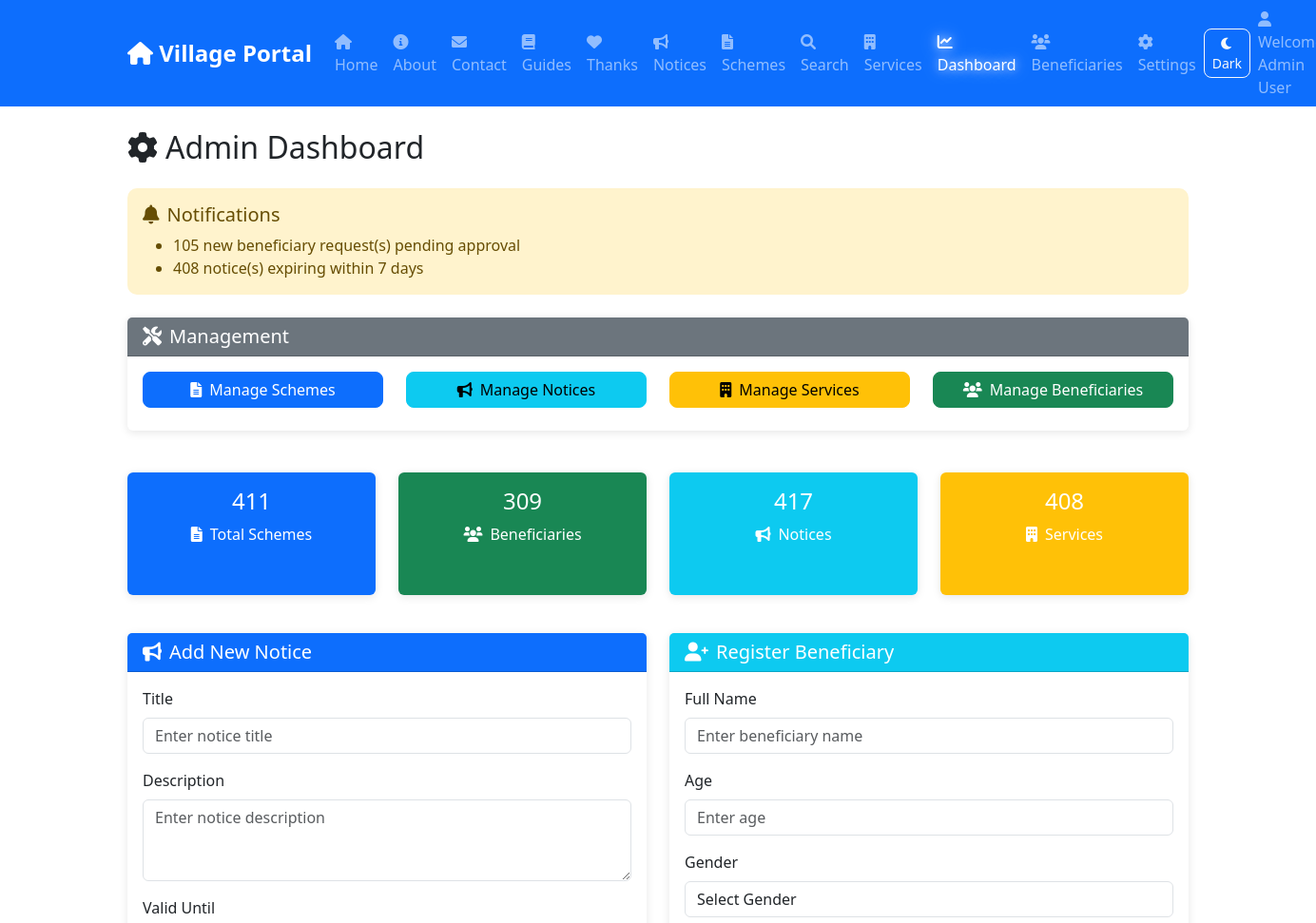
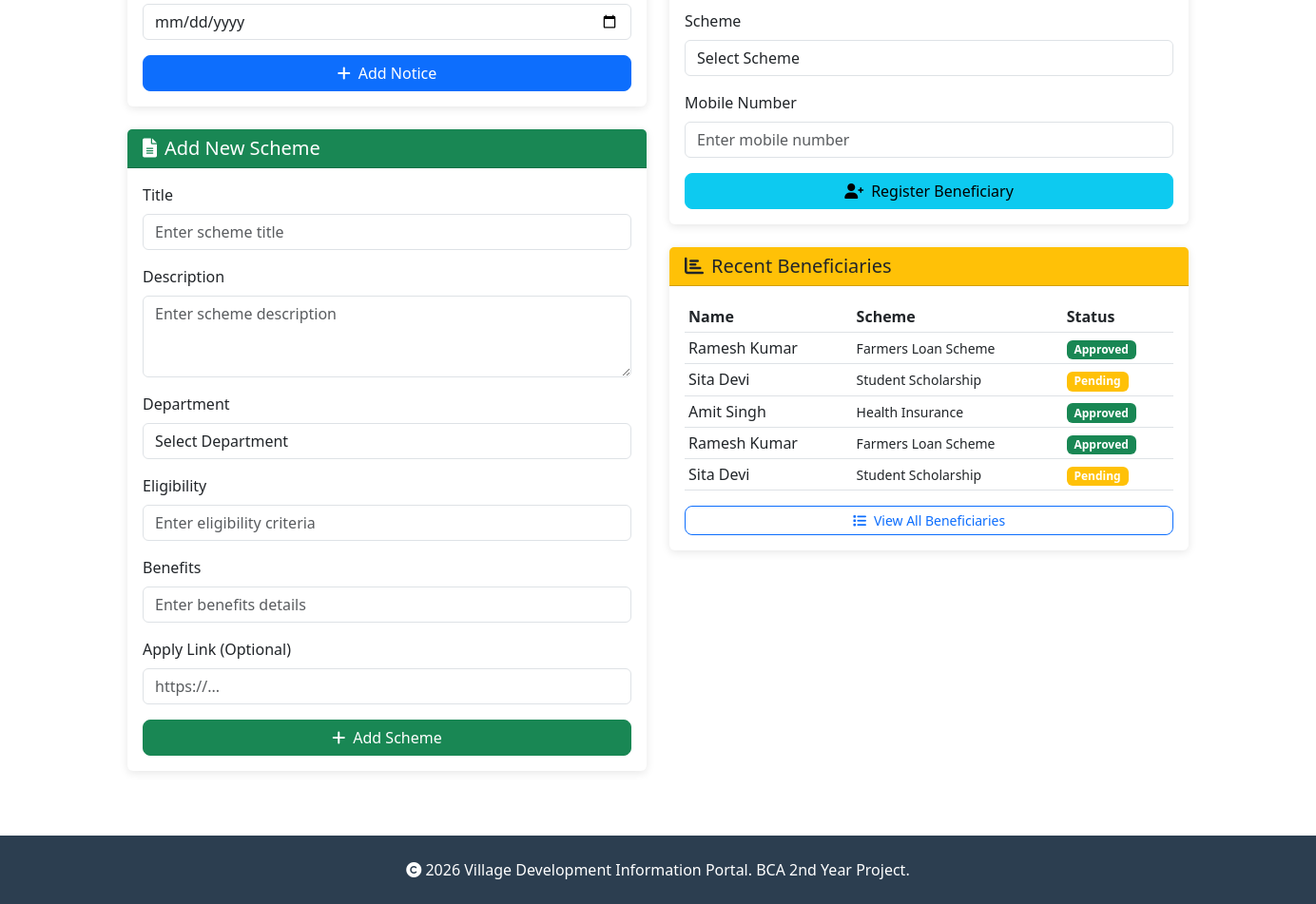
The app's page /admin/dashboard (signed in), older data (2 pictures, top to bottom).
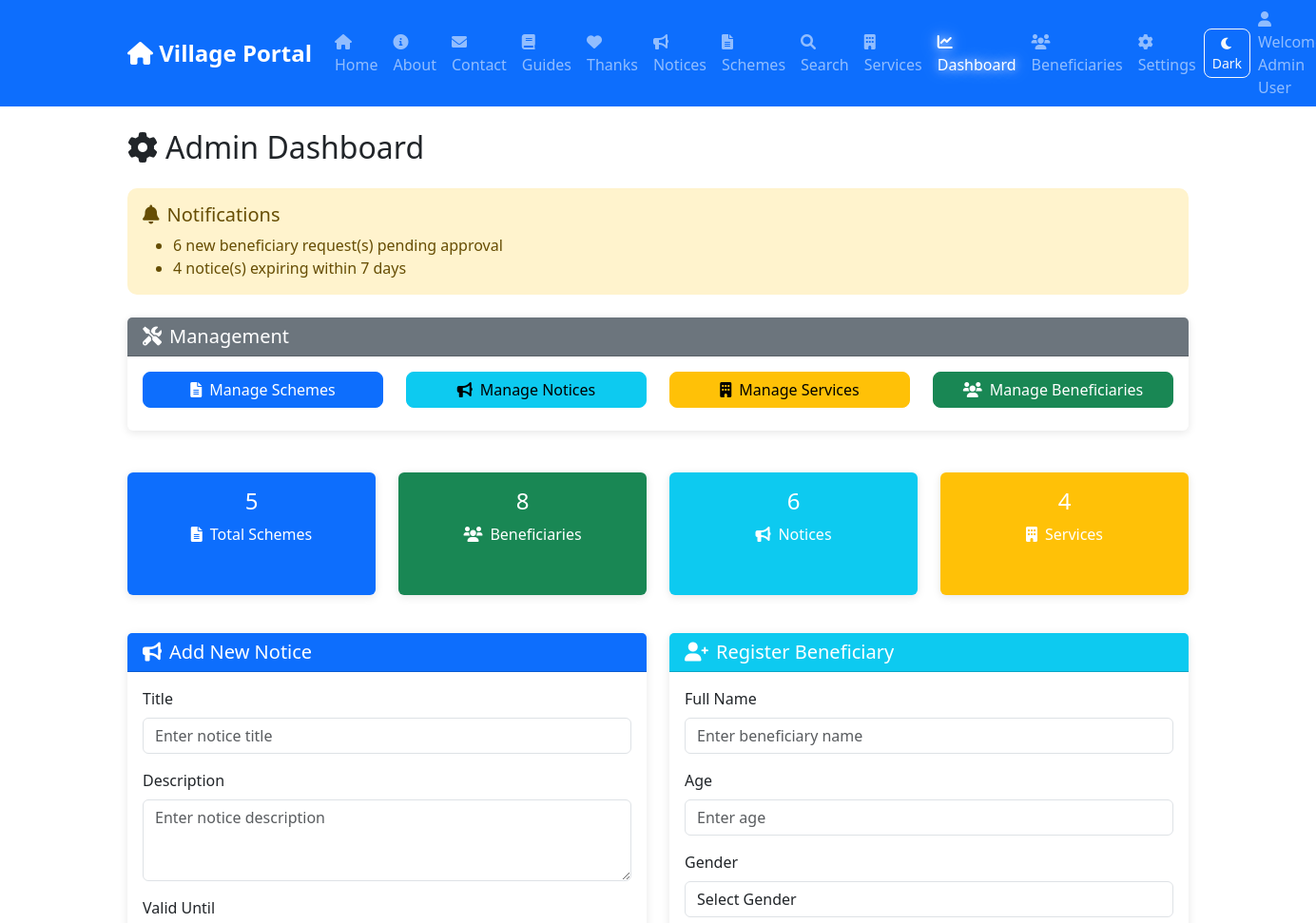
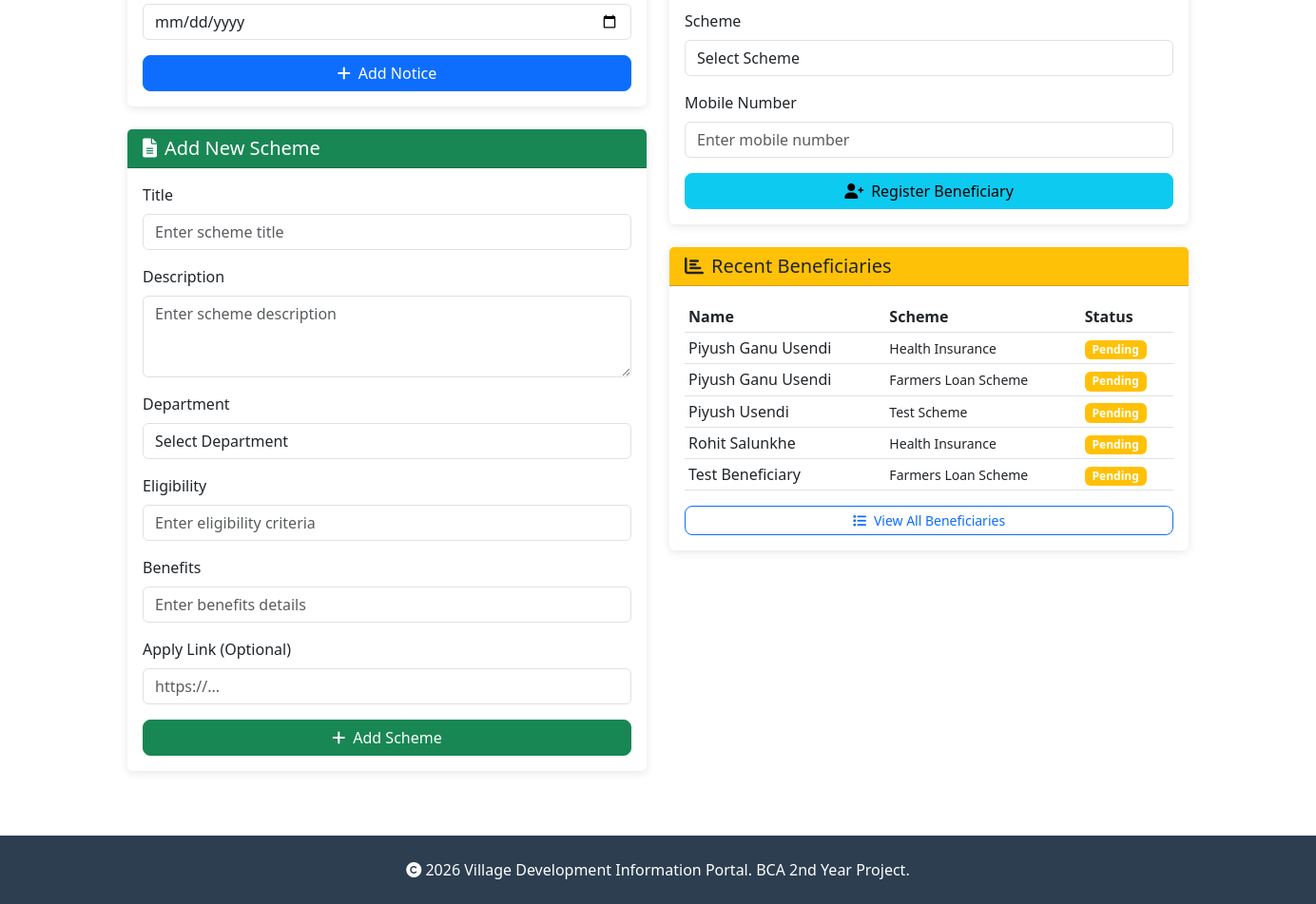
The same page, newer data (2 pictures, top to bottom).
### tables this page shows
CREATE TABLE beneficiaries (
            id INTEGER PRIMARY KEY AUTOINCREMENT,
            name TEXT NOT NULL,
            age INTEGER,
            gender TEXT,
            scheme_id INTEGER,
            mobile TEXT,
            status TEXT DEFAULT 'Pending',
            registered_on TIMESTAMP DEFAULT CURRENT_TIMESTAMP
        , user_id INTEGER, dob TEXT, aadhaar TEXT);

CREATE TABLE schemes (
            id INTEGER PRIMARY KEY AUTOINCREMENT,
            title TEXT NOT NULL,
            description TEXT,
            department TEXT,
            eligibility TEXT,
            benefits TEXT,
            apply_link TEXT,
            published_on TIMESTAMP DEFAULT CURRENT_TIMESTAMP
        );

### app.py (the view)
@app.route('/admin/dashboard')
@login_required
def admin_dashboard():
    if current_user.role != 'admin':
        flash('You do not have permission to access the admin dashboard', 'error')
        return redirect(url_for('index'))
    try:
        conn = get_db()
        cursor = conn.cursor()
        cursor.execute('SELECT COUNT(*) as count FROM schemes')
        schemes_count_result = cursor.fetchone()
        schemes_count = schemes_count_result['count'] if schemes_count_result else 0
        cursor.execute('SELECT COUNT(*) as count FROM beneficiaries')
        beneficiaries_count_result = cursor.fetchone()
        beneficiaries_count = beneficiaries_count_result['count'] if beneficiaries_count_result else 0
        cursor.execute('SELECT COUNT(*) as count FROM notices')
        notices_count_result = cursor.fetchone()
        notices_count = notices_count_result['count'] if notices_count_result else 0
        cursor.execute('SELECT COUNT(*) as count FROM services')
        services_count_result = cursor.fetchone()
        services_count = services_count_result['count'] if services_count_result else 0
        cursor.execute('''
            SELECT b.*, s.title as scheme_name
            FROM beneficiaries b
            LEFT JOIN schemes s ON b.scheme_id = s.id
            ORDER BY b.registered_on DESC LIMIT 5
        ''')
        recent_beneficiaries = cursor.fetchall()
        cursor.execute('SELECT id, title FROM schemes')
        schemes = cursor.fetchall()
        notifications = []
        cursor.execute('SELECT COUNT(*) as count FROM beneficiaries WHERE status = "Pending"')
        pending_count = cursor.fetchone()['count']
        if pending_count > 0:
            notifications.append(f"{pending_count} new beneficiary request(s) pending approval")
        cursor.execute('SELECT COUNT(*) as count FROM notices WHERE valid_until IS NOT NULL AND DATE(valid_until) <= DATE("now", "+7 days")')
        expiring_count = cursor.fetchone()['count']
        if expiring_count > 0:
            notifications.append(f"{expiring_count} notice(s) expiring within 7 days")
        conn.close()
        return render_template('admin_dashboard.html',
                             schemes_count=schemes_count,
                             beneficiaries_count=beneficiaries_count,
                             notices_count=notices_count,
                             services_count=services_count,
                             recent_beneficiaries=recent_beneficiaries,
                             schemes=schemes,
                             notifications=notifications)
    except Exception as e:
        flash(f'Error loading dashboard: {str(e)}', 'error')
        return redirect(url_for('index'))

### app.py (called while the page is built)
def get_db():
    db_path = app.config.get('DATABASE', 'database.db')
    conn = sqlite3.connect(db_path)
    conn.row_factory = sqlite3.Row
    return conn

@login_manager.user_loader
def load_user(user_id):
    conn = get_db()
    cursor = conn.cursor()
    cursor.execute('SELECT * FROM users WHERE id = ?', (user_id,))
    user = cursor.fetchone()
    conn.close()
    if user:
        theme_preference = user['theme_preference'] if 'theme_preference' in user.keys() and user['theme_preference'] else 'light'
        return User(user['id'], user['name'], user['email'], user['role'], theme_preference)
    return None

### templates/admin_dashboard.html (shortened to what the changed rows need)
{% extends "base.html" %}
{% block content %}
<h2 class="mb-4"><i class="fas fa-cog me-2"></i>Admin Dashboard</h2>
{% if notifications %}
<div class="alert alert-warning mb-4">
    <ul class="mb-0">
        {% for notification in notifications %}
        <li>{{ notification }}</li>
        {% endfor %}
    </ul>
</div>
{% endif %}
<div class="row mb-4">
    <div class="col-md-3 mb-3">
        <div class="card text-white bg-primary h-100">
            <div class="card-body text-center">
                <h4>{{ schemes_count }}</h4>
                <p><i class="fas fa-file-alt me-2"></i>Total Schemes</p>
            </div>
        </div>
    </div>
    <div class="col-md-3 mb-3">
        <div class="card text-white bg-success h-100">
            <div class="card-body text-center">
                <h4>{{ beneficiaries_count }}</h4>
                <p><i class="fas fa-users me-2"></i>Beneficiaries</p>
            </div>
        </div>
    </div>
    <div class="col-md-3 mb-3">
        <div class="card text-white bg-info h-100">
            <div class="card-body text-center">
                <h4>{{ notices_count }}</h4>
                <p><i class="fas fa-bullhorn me-2"></i>Notices</p>
            </div>
        </div>
    </div>
    <div class="col-md-3 mb-3">
        <div class="card text-white bg-warning h-100">
            <div class="card-body text-center">
                <h4>{{ services_count }}</h4>
                <p><i class="fas fa-building me-2"></i>Services</p>
            </div>
        </div>
    </div>
</div>
<div class="row">
    <div class="col-md-6">
        <div class="card">
            <div class="card-body">
                {% if recent_beneficiaries %}
                <div class="table-responsive">
                    <table class="table table-sm table-hover">
                        <thead>
                            <tr>
                                <th>Name</th>
                                <th>Scheme</th>
                                <th>Status</th>
                            </tr>
                        </thead>
                        <tbody>
                            {% for beneficiary in recent_beneficiaries %}
                            <tr>
                                <td>{{ beneficiary.name }}</td>
                                <td>
                                    <small>{{ beneficiary.scheme_name[:20] }}</small>
                                </td>
                                <td>
                                    <span
                                        class="badge bg-{{ 'success' if beneficiary.status == 'Approved' else 'warning' if beneficiary.status == 'Pending' else 'secondary' }}">
                                        {{ beneficiary.status }}
                                    </span>
                                </td>
                            </tr>
                            {% endfor %}
                        </tbody>
                    </table>
                </div>
                {% else %}
                <p class="text-muted text-center">
                    <i class="fas fa-info-circle me-2"></i>No beneficiaries registered yet.
                </p>
                {% endif %}
            </div>
        </div>
    </div>
</div>
{% endblock %}

Row changes from the older to the newer data that the page shows:
removed beneficiaries: name "Ramesh Kumar", title "Farmers Loan Scheme", status "Approved"
removed beneficiaries: name "Sita Devi", title "Student Scholarship", status "Pending"
removed beneficiaries: name "Amit Singh", title "Health Insurance", status "Approved"
removed beneficiaries: name "Ramesh Kumar", title "Farmers Loan Scheme", status "Approved"
removed beneficiaries: name "Sita Devi", title "Student Scholarship", status "Pending"
added beneficiaries: name "Piyush Ganu Usendi", title "Health Insurance", status "Pending"
added beneficiaries: name "Piyush Ganu Usendi", title "Farmers Loan Scheme", status "Pending"
added beneficiaries: name "Piyush Usendi", title "Test Scheme", status "Pending"
added beneficiaries: name "Rohit Salunkhe", title "Health Insurance", status "Pending"
now on this page (row unchanged): beneficiaries: name "Test Beneficiary", title "Farmers Loan Scheme", status "Pending"
Text that changed along with them:
{{ schemes_count }}: "411" → "5"
{{ beneficiaries_count }}: "309" → "8"
{{ notices_count }}: "417" → "6"
{{ services_count }}: "408" → "4"
new list line: "6 new beneficiary request(s) pending approval"
new list line: "4 notice(s) expiring within 7 days"
list line gone: "105 new beneficiary request(s) pending approval"
list line gone: "408 notice(s) expiring within 7 days"
